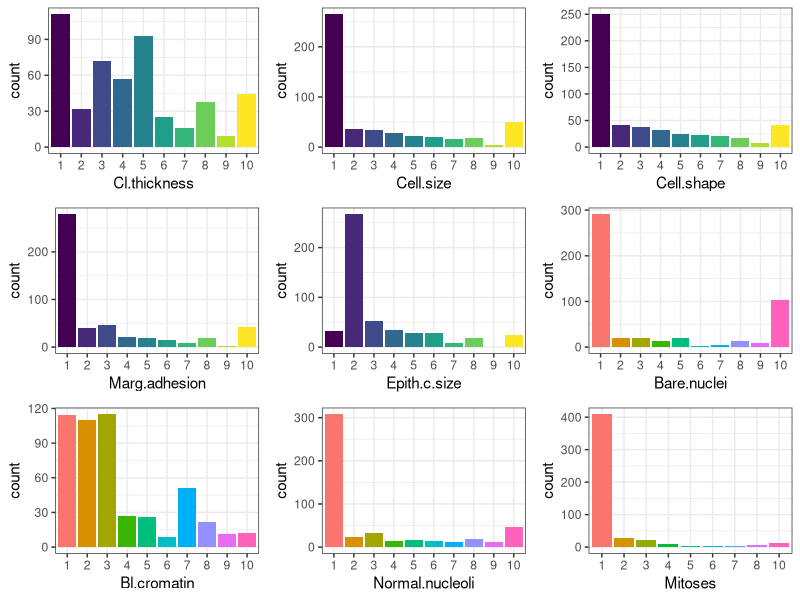
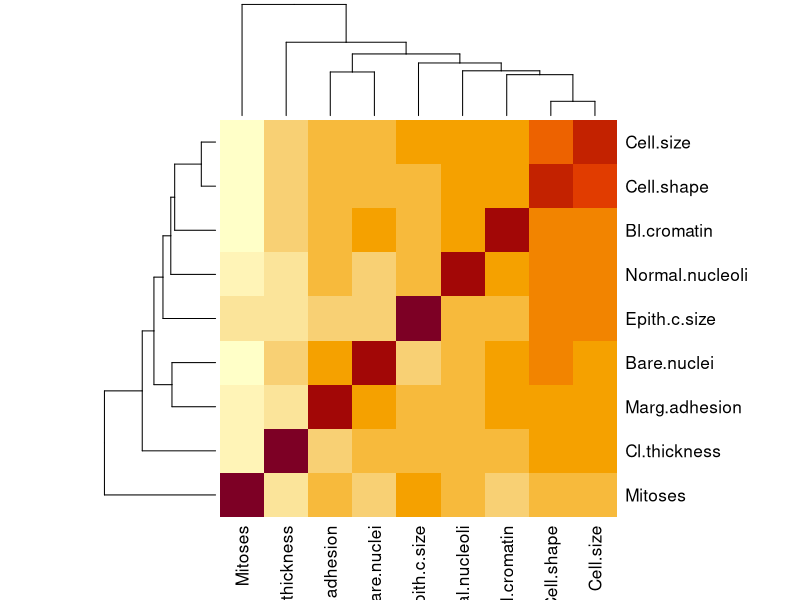
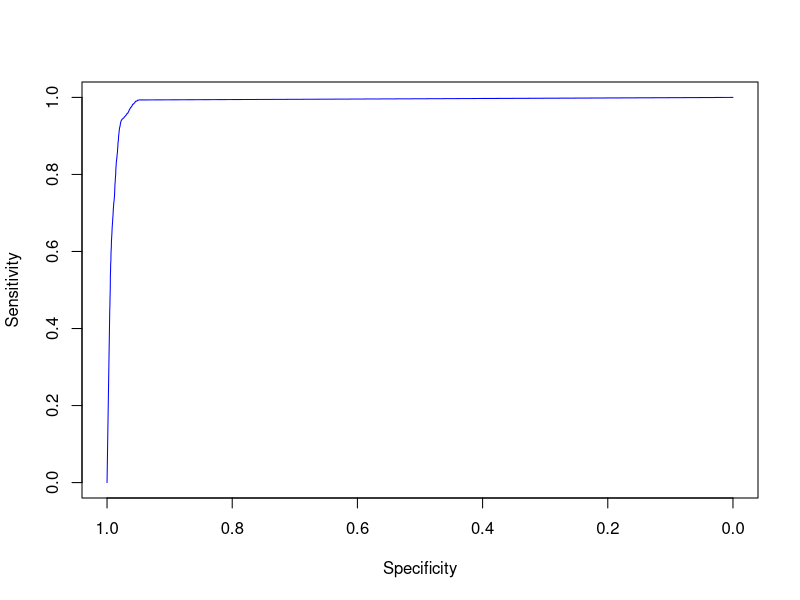
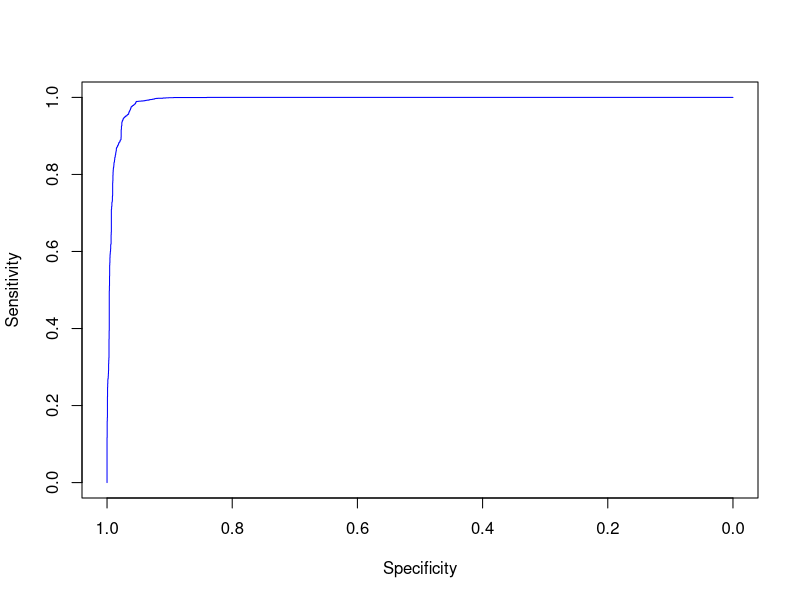

The R source for these figures, in order:
## ---- chunk 1
knitr::opts_chunk$set(echo = TRUE)
## ---- chunk 2
library(caret)
library(ggplot2)
library(dplyr)
library(ROCR)
library(pROC)
library(MASS)
library(ggfortify)
library(glmnet)
library(tidyverse)
library(caTools)
library(mlbench)
library(gridExtra)
## ---- chunk 3
data("BreastCancer")
BreastCancer <- na.omit(BreastCancer)

set.seed(123)
BC_split = sample.split(BreastCancer, SplitRatio = 0.75)
train_data = subset(BreastCancer, BC_split == TRUE)
test_data = subset(BreastCancer, BC_split == FALSE)

dim(train_data)
dim(test_data)
## ---- chunk 4
summary(train_data)

sCl.thickness <- ggplot(data = train_data, aes(x = Cl.thickness, fill = Cl.thickness)) + 
  geom_bar(position="identity", alpha=1, stat = "count")  + theme_bw() +
  theme(legend.position = "none") 
sCell.size <- ggplot(data = train_data, aes(x = Cell.size, fill = Cell.size)) + 
  geom_bar(position="identity", alpha=1, stat = "count")  + theme_bw() +
  theme(legend.position = "none") 
sCell.shape <- ggplot(data = train_data, aes(x = Cell.shape, fill = Cell.shape)) + 
  geom_bar(position="identity", alpha=1, stat = "count")  + theme_bw() +
  theme(legend.position = "none") 
sMarg.adhesion <- ggplot(data = train_data, aes(x = Marg.adhesion, fill = Marg.adhesion)) + 
  geom_bar(position="identity", alpha=1, stat = "count")  + theme_bw() +
  theme(legend.position = "none") 
sEpith.c.size <- ggplot(data = train_data, aes(x = Epith.c.size, fill = Epith.c.size)) + 
  geom_bar(position="identity", alpha=1, stat = "count")  + theme_bw() +
  theme(legend.position = "none") 
sBare.nuclei <- ggplot(data = train_data, aes(x = Bare.nuclei, fill = Bare.nuclei)) + 
  geom_bar(position="identity", alpha=1, stat = "count")  + theme_bw() +
  theme(legend.position = "none") 
sBl.cromatin <- ggplot(data = train_data, aes(x = Bl.cromatin, fill = Bl.cromatin)) + 
  geom_bar(position="identity", alpha=1, stat = "count")  + theme_bw() +
  theme(legend.position = "none")
sNormal.nucleoli <- ggplot(data = train_data, aes(x = Normal.nucleoli, fill = Normal.nucleoli)) + 
  geom_bar(position="identity", alpha=1, stat = "count")  + theme_bw() +
  theme(legend.position = "none") 
sMitoses <- ggplot(data = train_data, aes(x = Mitoses, fill = Mitoses)) + 
  geom_bar(position="identity", alpha=1, stat = "count")  + theme_bw() +
  theme(legend.position = "none") 
grid.arrange(sCl.thickness,sCell.size,sCell.shape,sMarg.adhesion,sEpith.c.size,sBare.nuclei,sBl.cromatin,sNormal.nucleoli,sMitoses)
for(i in 2:10){
  train_data[,i] <- as.numeric(train_data[,i])
}
cor <- cor(train_data[,2:10])
cor
heatmap(cor)
## ---- chunk 5
set.seed(64)
ctrl.knn <- trainControl(method = "boot", 15, classProbs = T, savePredictions = T)
knn_regression <- train(Class ~ Cl.thickness + Cell.size + Marg.adhesion + Epith.c.size + Bare.nuclei + Bl.cromatin + Normal.nucleoli + Mitoses, data = train_data, method = "knn", tuneLength = 20, trControl = ctrl.knn)
knn_regression
## ---- chunk 6
plot(x = roc(predictor = knn_regression$pred$benign,
             response = knn_regression$pred$obs)$specificities, 
     y = roc(predictor = knn_regression$pred$benign, 
             response = knn_regression$pred$obs)$sensitivities,
     col= "blue", xlim = c(1, 0), type ="l", ylab = "Sensitivity",
     xlab = "Specificity")
roc(predictor = knn_regression$pred$benign, response = knn_regression$pred$obs)
## ---- chunk 7
for(i in 2:10){
  test_data[,i] <- as.numeric(test_data[,i])
}
knn_predict <- predict(knn_regression, newdata = test_data)

#confusion matrix
confusionMatrix(knn_predict, 
                reference = test_data$Class)
## ---- chunk 8
set.seed(111)
ctrl.lr <- trainControl(method = "repeatedcv", repeats = 15, classProbs = T, savePredictions = T)
logistic_regression <- train(Class ~ Cl.thickness + Cell.size + Marg.adhesion + Epith.c.size + Bare.nuclei + Bl.cromatin + Normal.nucleoli + Mitoses, data = train_data, method = "glm", family= "binomial", maxit = 100 ,trControl = ctrl.lr)
logistic_regression
## ---- chunk 9
plot(x = roc(predictor = logistic_regression$pred$benign,
             response = logistic_regression$pred$obs)$specificities, 
     y = roc(predictor = logistic_regression$pred$benign, 
             response = logistic_regression$pred$obs)$sensitivities,
     col= "blue", xlim = c(1, 0), type ="l", ylab = "Sensitivity",
     xlab = "Specificity")
roc(predictor = logistic_regression$pred$benign,response = logistic_regression$pred$obs)
## ---- chunk 10
logistic_predict <- predict(logistic_regression, newdata = test_data)

#confusion matrix
confusionMatrix(logistic_predict, 
                reference = test_data$Class)
